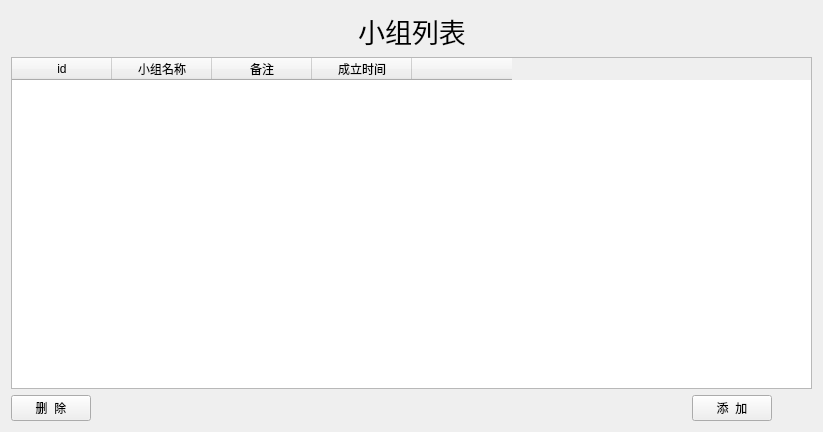
<?xml version="1.0" encoding="UTF-8"?>
<ui version="4.0">
 <class>groupManager</class>
 <widget class="QWidget" name="groupManager">
  <property name="geometry">
   <rect>
    <x>0</x>
    <y>0</y>
    <width>823</width>
    <height>432</height>
   </rect>
  </property>
  <property name="windowTitle">
   <string>SimLaparo</string>
  </property>
  <layout class="QVBoxLayout" name="verticalLayout">
   <item>
    <layout class="QHBoxLayout" name="horizontalLayout_2">
     <item>
      <spacer name="horizontalSpacer_2">
       <property name="orientation">
        <enum>Qt::Horizontal</enum>
       </property>
       <property name="sizeHint" stdset="0">
        <size>
         <width>40</width>
         <height>20</height>
        </size>
       </property>
      </spacer>
     </item>
     <item>
      <widget class="QLabel" name="label">
       <property name="font">
        <font>
         <family>Agency FB</family>
         <pointsize>20</pointsize>
        </font>
       </property>
       <property name="text">
        <string>小组列表</string>
       </property>
       <property name="alignment">
        <set>Qt::AlignCenter</set>
       </property>
       <property name="indent">
        <number>-1</number>
       </property>
      </widget>
     </item>
     <item>
      <spacer name="horizontalSpacer_3">
       <property name="orientation">
        <enum>Qt::Horizontal</enum>
       </property>
       <property name="sizeHint" stdset="0">
        <size>
         <width>40</width>
         <height>20</height>
        </size>
       </property>
      </spacer>
     </item>
    </layout>
   </item>
   <item>
    <widget class="QTableWidget" name="tableWidget">
     <column>
      <property name="text">
       <string>id</string>
      </property>
     </column>
     <column>
      <property name="text">
       <string>小组名称</string>
      </property>
     </column>
     <column>
      <property name="text">
       <string>备注</string>
      </property>
     </column>
     <column>
      <property name="text">
       <string>成立时间</string>
      </property>
     </column>
     <column>
      <property name="text">
       <string/>
      </property>
     </column>
    </widget>
   </item>
   <item>
    <layout class="QHBoxLayout" name="horizontalLayout">
     <property name="rightMargin">
      <number>40</number>
     </property>
     <item>
      <widget class="RbPushButton" name="delBtn">
       <property name="text">
        <string>删  除</string>
       </property>
      </widget>
     </item>
     <item>
      <spacer name="horizontalSpacer">
       <property name="orientation">
        <enum>Qt::Horizontal</enum>
       </property>
       <property name="sizeHint" stdset="0">
        <size>
         <width>40</width>
         <height>20</height>
        </size>
       </property>
      </spacer>
     </item>
     <item>
      <widget class="RbPushButton" name="addBtn">
       <property name="text">
        <string>添  加</string>
       </property>
      </widget>
     </item>
    </layout>
   </item>
  </layout>
 </widget>
 <customwidgets>
  <customwidget>
   <class>RbPushButton</class>
   <extends>QPushButton</extends>
   <header location="global">RbPushButton.h</header>
  </customwidget>
 </customwidgets>
 <resources/>
 <connections/>
</ui>
